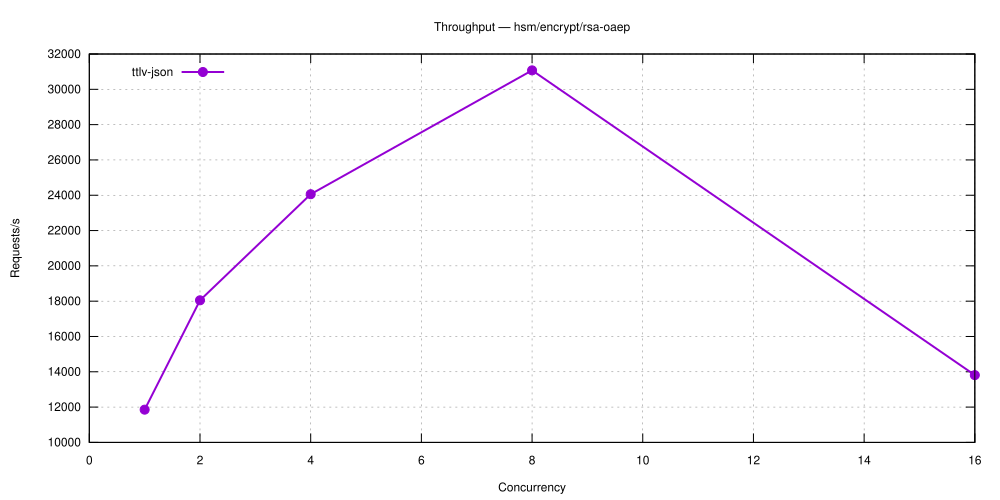

This figure's gnuplot source:
set terminal svg size 1000,500 enhanced font 'Helvetica,12'
set output 'hsm_encrypt_rsa-oaep.svg'
set title 'Throughput — hsm/encrypt/rsa-oaep'
set grid
set xlabel 'Concurrency'
set ylabel 'Requests/s'
set key top left
plot 'hsm_encrypt_rsa-oaep-5.28.0-ttlv-json.dat' using 1:2 with linespoints lw 2 pt 7 title 'ttlv-json'
